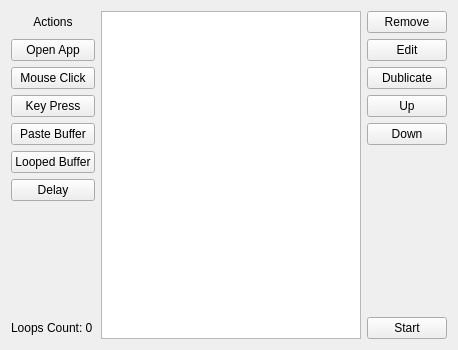
<?xml version="1.0" encoding="UTF-8"?>
<ui version="4.0">
 <class>Widget</class>
 <widget class="QWidget" name="Widget">
  <property name="geometry">
   <rect>
    <x>0</x>
    <y>0</y>
    <width>458</width>
    <height>350</height>
   </rect>
  </property>
  <property name="sizePolicy">
   <sizepolicy hsizetype="Preferred" vsizetype="Preferred">
    <horstretch>0</horstretch>
    <verstretch>0</verstretch>
   </sizepolicy>
  </property>
  <property name="minimumSize">
   <size>
    <width>458</width>
    <height>350</height>
   </size>
  </property>
  <property name="maximumSize">
   <size>
    <width>458</width>
    <height>350</height>
   </size>
  </property>
  <property name="windowTitle">
   <string>Automation Tool</string>
  </property>
  <layout class="QGridLayout" name="gridLayout">
   <item row="0" column="2">
    <widget class="QPushButton" name="removeButton">
     <property name="text">
      <string>Remove</string>
     </property>
    </widget>
   </item>
   <item row="3" column="0">
    <widget class="QPushButton" name="keyActionButton">
     <property name="text">
      <string>Key Press</string>
     </property>
    </widget>
   </item>
   <item row="5" column="0">
    <widget class="QPushButton" name="loopedBufferButton">
     <property name="text">
      <string>Looped Buffer</string>
     </property>
    </widget>
   </item>
   <item row="12" column="2" rowspan="2">
    <spacer name="verticalSpacer_2">
     <property name="orientation">
      <enum>Qt::Vertical</enum>
     </property>
     <property name="sizeHint" stdset="0">
      <size>
       <width>77</width>
       <height>164</height>
      </size>
     </property>
    </spacer>
   </item>
   <item row="4" column="0">
    <widget class="QPushButton" name="pasteBufferButton">
     <property name="text">
      <string>Paste Buffer</string>
     </property>
    </widget>
   </item>
   <item row="3" column="2">
    <widget class="QPushButton" name="upItemButton">
     <property name="text">
      <string>Up</string>
     </property>
    </widget>
   </item>
   <item row="4" column="2">
    <widget class="QPushButton" name="downItemButton">
     <property name="text">
      <string>Down</string>
     </property>
    </widget>
   </item>
   <item row="2" column="2">
    <widget class="QPushButton" name="dublicateButton">
     <property name="text">
      <string>Dublicate</string>
     </property>
    </widget>
   </item>
   <item row="1" column="0">
    <widget class="QPushButton" name="openAppButton">
     <property name="text">
      <string>Open App</string>
     </property>
    </widget>
   </item>
   <item row="0" column="0">
    <widget class="QLabel" name="actionsLabel">
     <property name="text">
      <string>Actions</string>
     </property>
     <property name="alignment">
      <set>Qt::AlignCenter</set>
     </property>
    </widget>
   </item>
   <item row="14" column="2">
    <widget class="QPushButton" name="startButton">
     <property name="text">
      <string>Start</string>
     </property>
    </widget>
   </item>
   <item row="14" column="0">
    <widget class="QLabel" name="currentLoopsLabel">
     <property name="text">
      <string>Loops Count: 0</string>
     </property>
    </widget>
   </item>
   <item row="0" column="1" rowspan="15">
    <widget class="QListWidget" name="listWidget">
     <property name="sizePolicy">
      <sizepolicy hsizetype="Expanding" vsizetype="Expanding">
       <horstretch>0</horstretch>
       <verstretch>0</verstretch>
      </sizepolicy>
     </property>
    </widget>
   </item>
   <item row="2" column="0">
    <widget class="QPushButton" name="clickActionButton">
     <property name="text">
      <string>Mouse Click</string>
     </property>
    </widget>
   </item>
   <item row="1" column="2">
    <widget class="QPushButton" name="editButton">
     <property name="text">
      <string>Edit</string>
     </property>
    </widget>
   </item>
   <item row="6" column="0">
    <widget class="QPushButton" name="delayButton">
     <property name="text">
      <string>Delay</string>
     </property>
    </widget>
   </item>
  </layout>
 </widget>
 <resources/>
 <connections/>
</ui>
